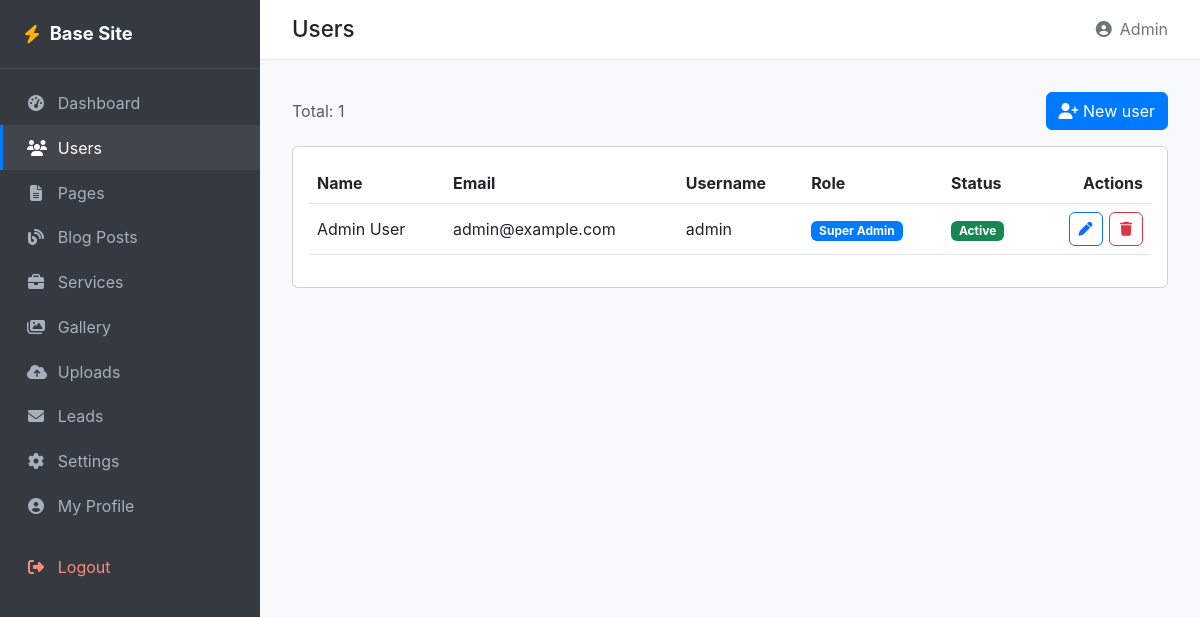
The page /admin/users.php (signed in) on the database its author committed.
### tables this page shows
CREATE TABLE `users` (
    `id` INT PRIMARY KEY AUTO_INCREMENT,
    `email` VARCHAR(255) UNIQUE NOT NULL,
    `username` VARCHAR(100) UNIQUE NOT NULL,
    `password` VARCHAR(255) NOT NULL,
    `first_name` VARCHAR(100),
    `last_name` VARCHAR(100),
    `phone` VARCHAR(20),
    `avatar` VARCHAR(255),
    `role_id` INT NOT NULL DEFAULT 3,
    `status` ENUM('active', 'inactive', 'suspended') DEFAULT 'active',
    `email_verified_at` TIMESTAMP NULL,
    `mfa_secret` VARCHAR(64) NULL,
    `mfa_enabled` TINYINT(1) NOT NULL DEFAULT 0,
    `last_login_at` TIMESTAMP NULL,
    `last_login_ip` VARCHAR(45),
    `created_at` TIMESTAMP DEFAULT CURRENT_TIMESTAMP,
    `updated_at` TIMESTAMP DEFAULT CURRENT_TIMESTAMP ON UPDATE CURRENT_TIMESTAMP,
    FOREIGN KEY (`role_id`) REFERENCES `roles`(`id`) ON DELETE RESTRICT,
    INDEX `idx_email` (`email`),
    INDEX `idx_username` (`username`),
    INDEX `idx_role_id` (`role_id`),
    INDEX `idx_status` (`status`)
);

CREATE TABLE `roles` (
    `id` INT PRIMARY KEY AUTO_INCREMENT,
    `name` VARCHAR(50) UNIQUE NOT NULL,
    `display_name` VARCHAR(100) NOT NULL,
    `description` TEXT,
    `created_at` TIMESTAMP DEFAULT CURRENT_TIMESTAMP,
    `updated_at` TIMESTAMP DEFAULT CURRENT_TIMESTAMP ON UPDATE CURRENT_TIMESTAMP,
    INDEX `idx_name` (`name`)
);

### includes/Helper.php (called while the page is built, shortened)
<?php
require_once __DIR__ . '/Security.php';
if (!function_exists('e')) {
    function e($data) {
        return Security::escape($data);
    }
}
if (!function_exists('getUser')) {
    function getUser() {
        return $_SESSION['user_data'] ?? null;
    }
}
if (!function_exists('setting')) {
    function setting($key, $default = '') {
        static $cache = null;
        if ($cache === null) {
            $cache = [];
            try {
                $db = Database::getInstance();
                $db->prepare('SELECT `key`, `value` FROM settings');
                foreach ($db->fetchAll() as $row) {
                    $cache[$row['key']] = $row['value'];
                }
            } catch (Throwable $e) {
                $cache = [];
            }
        }
        return $cache[$key] ?? $default;
    }
}
if (!function_exists('url')) {
    function url($path = '') {
        return APP_URL . '/' . ltrim($path, '/');
    }
}
if (!function_exists('asset')) {
    function asset($path) {
        return ASSETS_URL . '/' . ltrim($path, '/');
    }
}

### config/database.php (called while the page is built, shortened)
<?php
class Database {
    private static $instance = null;
    private $connection;
    private $statement;
    public static function getInstance() {
        if (self::$instance === null) {
            self::$instance = new self();
        }
        return self::$instance;
    }
    private function __construct() {
        try {
            $this->connection = new PDO(
                DB_DSN,
                DB_USER,
                DB_PASSWORD,
                [
                    PDO::ATTR_PERSISTENT => false,
                    PDO::ATTR_ERRMODE => PDO::ERRMODE_EXCEPTION,
                    PDO::ATTR_DEFAULT_FETCH_MODE => PDO::FETCH_ASSOC,
                    PDO::ATTR_EMULATE_PREPARES => false,
                ]
            );
        } catch (PDOException $e) {
            $this->error = $e->getMessage();
            if (APP_DEBUG) {
                die('Database Connection Error: ' . $e->getMessage());
            } else {
                die('Database connection failed. Please try again later.');
            }
        }
    }
    public function prepare($query) {
        $this->statement = $this->connection->prepare($query);
        return $this;
    }
    public function execute() {
        try {
            $this->statement->execute();
            return true;
        } catch (PDOException $e) {
            $this->error = $e->getMessage();
            if (APP_DEBUG) {
                error_log('SQL Error: ' . $e->getMessage());
            }
            return false;
        }
    }
    public function fetchAll() {
        $this->execute();
        return $this->statement->fetchAll();
    }
}

### includes/Security.php (called while the page is built, shortened)
<?php
class Security {
    public static function generateCSRFToken() {
        return $_SESSION['csrf_token'];
    }
    public static function escape($data, $flags = ENT_QUOTES, $encoding = 'UTF-8') {
        return htmlspecialchars($data, $flags, $encoding);
    }
}

### admin/users.php (the view, shortened to what this page needs)
<?php
require_once __DIR__ . '/../includes/admin_layout.php';
require_once __DIR__ . '/../includes/Auth.php';
require_once __DIR__ . '/../config/database.php';
$db = Database::getInstance();
$db->prepare('SELECT id, display_name FROM roles ORDER BY id');
    ?>
    <?php
$db->prepare('SELECT u.*, r.display_name AS role_name FROM users u JOIN roles r ON u.role_id = r.id ORDER BY u.created_at DESC');
$users = $db->fetchAll();
$csrf = Security::generateCSRFToken();
admin_layout_start('Users', 'users');
?>
<div class="d-flex justify-content-between align-items-center mb-3">
    <p class="text-muted mb-0">Total: <?php echo count($users); ?></p>
    <a class="btn btn-primary" href="<?php echo url('/admin/users?action=new'); ?>">
        <i class="fas fa-user-plus" aria-hidden="true"></i> <span>New user</span>
    </a>
</div>
<div class="card"><div class="card-body table-responsive">
<table class="table table-hover align-middle">
    <thead><tr><th>Name</th><th>Email</th><th>Username</th><th>Role</th><th>Status</th><th class="text-end">Actions</th></tr></thead>
    <tbody>
    <?php foreach ($users as $row): ?>
        <tr>
            <td><?php echo e(trim($row['first_name'] . ' ' . $row['last_name'])); ?></td>
            <td><?php echo e($row['email']); ?></td>
            <td><?php echo e($row['username']); ?></td>
            <td><span class="badge bg-primary"><?php echo e($row['role_name']); ?></span></td>
            <td><?php echo status_badge($row['status']); ?></td>
            <td class="text-end">
                <div class="admin-table-actions justify-content-end">
                    <a class="btn btn-sm btn-outline-primary icon-btn" href="<?php echo url('/admin/users?action=edit&id=' . (int)$row['id']); ?>" aria-label="Edit user <?php echo e($row['email']); ?>">
                        <i class="fas fa-pen" aria-hidden="true"></i>
                    </a>
                    <a class="btn btn-sm btn-outline-danger icon-btn"
                       href="<?php echo url('/admin/users?action=delete&id=' . (int)$row['id'] . '&csrf=' . urlencode($csrf)); ?>"
                       aria-label="Delete user <?php echo e($row['email']); ?>"
                       onclick="return confirm('Delete this user? This cannot be undone.');">
                        <i class="fas fa-trash" aria-hidden="true"></i>
                    </a>
                </div>
            </td>
        </tr>
    <?php endforeach; ?>
    </tbody>
</table>
</div></div>
<?php
admin_layout_end();

### includes/admin_layout.php (shortened to what this page needs)
<?php
require_once __DIR__ . '/Helper.php';
require_once __DIR__ . '/Security.php';
function admin_layout_start($title, $active = '') {
    $u = getUser();
    ?>
    <!DOCTYPE html>
    <html lang="en">
    <head>
        <link href="https://cdn.jsdelivr.net/npm/bootstrap@5.3.0/dist/css/bootstrap.min.css" rel="stylesheet">
        <link rel="stylesheet" href="https://cdnjs.cloudflare.com/ajax/libs/font-awesome/6.4.0/css/all.min.css">
        <link rel="stylesheet" href="<?php echo asset('css/theme.css'); ?>">
        <link rel="stylesheet" href="<?php echo asset('css/admin.css'); ?>">
    </head>
    <body class="admin-body">
    <div class="admin-shell">
        <aside class="admin-sidebar" aria-label="Admin navigation">
            <div class="admin-brand">
                <i class="fas fa-bolt" aria-hidden="true"></i>
                <span><?php echo e(setting('site_name', APP_NAME)); ?></span>
            </div>
            <nav>
                <?php
                $items = [
                    'dashboard' => ['/admin', 'fa-tachometer-alt', 'Dashboard'],
                    'users'     => ['/admin/users', 'fa-users', 'Users'],
                    'pages'     => ['/admin/pages', 'fa-file-lines', 'Pages'],
                    'blog'      => ['/admin/blog', 'fa-blog', 'Blog Posts'],
                    'services'  => ['/admin/services', 'fa-briefcase', 'Services'],
                    'gallery'   => ['/admin/gallery', 'fa-images', 'Gallery'],
                    'uploads'   => ['/admin/uploads', 'fa-cloud-upload-alt', 'Uploads'],
                    'leads'     => ['/admin/leads', 'fa-envelope', 'Leads'],
                    'settings'  => ['/admin/settings', 'fa-cog', 'Settings'],
                    'profile'   => ['/admin/profile', 'fa-user-circle', 'My Profile'],
                ];
                foreach ($items as $key => [$path, $icon, $label]):
                    $isActive = ($active === $key) ? ' active' : '';
                ?>
                    <a href="<?php echo url($path); ?>" class="admin-nav-link<?php echo $isActive; ?>"<?php if ($isActive) echo ' aria-current="page"'; ?>>
                        <i class="fas <?php echo $icon; ?>" aria-hidden="true"></i>
                        <span><?php echo e($label); ?></span>
                    </a>
                <?php endforeach; ?>
                <a href="<?php echo url('/logout'); ?>" class="admin-nav-link admin-nav-logout">
                    <i class="fas fa-sign-out-alt" aria-hidden="true"></i>
                    <span>Logout</span>
                </a>
            </nav>
        </aside>
        <main id="admin-main" class="admin-main" tabindex="-1">
            <header class="admin-header">
                <h1 class="admin-title"><?php echo e($title); ?></h1>
                <div class="admin-user">
                    <i class="fas fa-user-circle" aria-hidden="true"></i>
                    <span><?php echo e(($u['first_name'] ?? '') ?: ($u['username'] ?? 'User')); ?></span>
                </div>
            </header>
            <div class="admin-content">
                <?php endif;
}
function admin_layout_end($extra_scripts = '') {
            ?>
            </div>
        </main>
    </div>
    </body>
    </html>
    <?php
}
    ?>
    <?php
function status_badge($status) {
    $map = [
        'active'    => ['success', 'Active'],
        'inactive'  => ['secondary', 'Inactive'],
        'suspended' => ['danger', 'Suspended'],
        'published' => ['success', 'Published'],
        'draft'     => ['warning text-dark', 'Draft'],
        'archived'  => ['secondary', 'Archived'],
        'new'       => ['primary', 'New'],
        'contacted' => ['info text-dark', 'Contacted'],
        'qualified' => ['success', 'Qualified'],
        'rejected'  => ['danger', 'Rejected'],
        'converted' => ['success', 'Converted'],
    ];
    [$cls, $label] = $map[$status] ?? ['secondary', ucfirst($status)];
    return '<span class="badge bg-' . $cls . '"><span class="visually-hidden">Status: </span>' . htmlspecialchars($label) . '</span>';
}

### assets/css/theme.css (style rules this page uses)
:root { --brand-primary: #007bff; --brand-primary-dark: #0056b3; --brand-accent: #ffb300; --surface-bg: #ffffff; --surface-muted: #f8f9fa; --surface-dark: #343a40; --text-default: #212529; --text-muted: #6c757d; --text-on-brand: #ffffff; --radius-sm: 6px; --radius-md: 10px; --shadow-card: 0 2px 8px rgba(0, 0, 0, 0.08); --hero-gradient: linear-gradient(135deg, var(--brand-primary) 0%, var(--brand-primary-dark) 100%); --bs-primary: var(--brand-primary); --bs-link-color: var(--brand-primary); --bs-link-hover-color: var(--brand-primary-dark); }
.btn-primary { background-color: var(--brand-primary); border-color: var(--brand-primary); }
.bg-primary { background-color: var(--brand-primary) !important; }

### assets/css/admin.css (style rules this page uses)
.admin-body { background: var(--surface-muted); color: var(--text-default); font-family: 'Inter', system-ui, -apple-system, Segoe UI, Roboto, sans-serif; margin: 0; }
.admin-shell { display: grid; grid-template-columns: 260px 1fr; min-height: 100vh; }
.admin-sidebar { background: var(--surface-dark); color: #d7dbe0; padding: 1.25rem 0; position: sticky; top: 0; height: 100vh; overflow-y: auto; }
.admin-brand { font-size: 1.15rem; font-weight: 700; color: #fff; padding: 0 1.5rem 1.25rem; display: flex; align-items: center; gap: .6rem; border-bottom: 1px solid rgba(255,255,255,.08); margin-bottom: .75rem; }
.admin-brand i { color: var(--brand-accent); }
.admin-nav-link { display: flex; align-items: center; gap: .8rem; padding: .65rem 1.5rem; color: #a8b0bb; text-decoration: none; border-left: 3px solid transparent; transition: background-color .15s ease, color .15s ease, border-color .15s ease; }
.admin-nav-link.active { background: rgba(255,255,255,.06); color: #fff; border-left-color: var(--brand-primary); }
.admin-nav-link i { width: 18px; text-align: center; }
.admin-nav-logout { margin-top: 1rem; color: #ff8a80; }
.admin-main { display: flex; flex-direction: column; min-width: 0; }
.admin-header { background: var(--surface-bg); padding: 1rem 2rem; display: flex; align-items: center; justify-content: space-between; border-bottom: 1px solid #e5e7eb; position: sticky; top: 0; z-index: 5; }
.admin-title { font-size: 1.4rem; margin: 0; }
.admin-user { color: var(--text-muted); display: flex; align-items: center; gap: .5rem; }
.admin-content { padding: 2rem; flex: 1; }
.admin-table-actions { display: flex; gap: .4rem; }
.icon-btn { display: inline-flex; align-items: center; justify-content: center; width: 34px; height: 34px; border-radius: var(--radius-sm); text-decoration: none; }
.icon-btn i { pointer-events: none; }

### rows shown on the page
users: first_name "Admin", first_name+last_name "Admin User", email "admin@example.com", username "admin", role.display_name "Super Admin"

### other values the page prints
setting('site_name', APP_NAME) "Base Site"
$label "Dashboard"
$label "Users"
$label "Pages"
$label "Blog Posts"
$label "Services"
$label "Gallery"
$label "Uploads"
$label "Leads"
$label "Settings"
$label "My Profile"
$title "Users"
count($users) "1"
